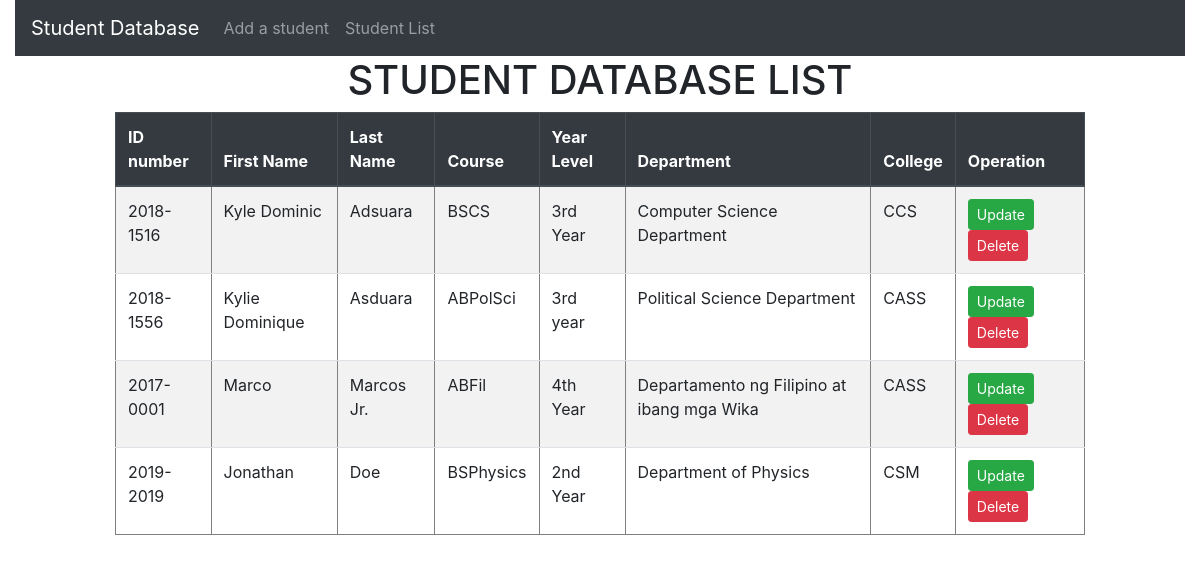
The app's page /List_page with its own data.
### tables this page shows
CREATE TABLE Students(
		idNum text PRIMARY KEY NOT NULL,
		fName varchar(25),
		lName varchar(25),
		yearLvl text,
		gender char(1),
		course varchar,
		department varchar,
		foreign key(course) references Course(courseCode),
		foreign key(department) references Department(dname));

CREATE TABLE Course(
		courseCode varchar PRIMARY KEY NOT NULL,
		cName varchar(30),
		college varchar(30),
		foreign key(college) references College(cCode));

### app.py (the view)
@app.route('/List_page')
def student_list():
	cur = get_db().cursor()
	details = cur.execute("""SELECT s.idNum, s.fName, s.lName, s.course, s.yearLvl, s.department, c.college
		FROM Students s
		LEFT JOIN Course c ON s.course=c.courseCode""")
	students = cur.fetchall()
	return render_template('list.html', students=students)

### app.py (called while the page is built)
def get_db():
    db = getattr(g, '_database', None)
    if db is None:
        db = g._database = sqlite3.connect('CRUD.db')
    return db

### templates/list.html
{% extends "layout.html" %}
{% block body %}
<div class="container-fluid">
	<div class="row">
		<div class="col-md-12">
			<nav class="navbar navbar-expand-lg navbar-dark bg-dark">
				<a class="navbar-brand" href="#">Student Database</a>
				<div class="collapse navbar-collapse" id="navbarSupportedContent">
					<ul class="navbar-nav mr-auto">
						<li class="nav-item">
							<a class="nav-link" href="/">Add a student</a>
						</li>
						<li class="nav-item">
							<a class="nav-link" href="/List_page">Student List</a>
						</li>
					</ul>
				</div>
			</nav>
		</div>
	</div>
	<div class="row">
		<div class="center">
			<h1 style="text-align:center;">STUDENT DATABASE LIST
			</h1>
		</div>
	</div>
	<div class="row">
		<div class="col-md-10 center">
			<table class="table table-striped" border=1>
				<thead class="thead-dark">
					<tr>
						<th scope="col">ID number</th>
						<th scope="col">First Name</th>
						<th scope="col">Last Name</th>
						<th scope="col">Course</th>
						<th scope="col">Year Level</th>
						<th scope="col">Department</th>
						<th scope="col">College</th>
						<th scope="col">Operation</th>
					</tr>
				</thead>
				<tbody>
					{% for student in students %}
					<tr>
						<td>{{student[0]}}</td>
						<td>{{student[1]}}</td>
						<td>{{student[2]}}</td>
						<td>{{student[3]}}</td>
						<td>{{student[4]}}</td>
						<td>{{student[5]}}</td>
						<td>{{student[6]}}</td>
						<td>
							<a href="/update/{{student.0}}" class="btn btn-success btn-sm">Update</a>
							<a href="/delete" class="btn btn-danger btn-delete btn-sm">Delete</a>
						</td>
					</tr>
					{% endfor %}
				</tbody>
			</table>
		</div>
	</div>
</div>
{% endblock %}

### templates/layout.html (shortened to what this page needs)
<!DOCTYPE html>
<html lang="en">
	<head>
    	<link rel="stylesheet" href="https://cdn.jsdelivr.net/npm/bootstrap@4.5.3/dist/css/bootstrap.min.css">
    	<link rel="stylesheet" href="{{ url_for('static', filename='main.css') }}">
	</head>
	<body>
		{% block body %}
		{% endblock %}
	</body>
</html>

### static/main.css (style rules this page uses)
.center { margin-left: auto; margin-right: auto; }

### records on screen
Students: idNum "2018-1516", fName "Kyle Dominic", lName "Adsuara", course "BSCS", yearLvl "3rd Year", department "Computer Science Department", college "CCS"
Students: idNum "2018-1556", fName "Kylie Dominique", lName "Asduara", course "ABPolSci", yearLvl "3rd year", department "Political Science Department", college "CASS"
Students: idNum "2017-0001", fName "Marco", lName "Marcos Jr.", course "ABFil", yearLvl "4th Year", department "Departamento ng Filipino at ibang mga Wika", college "CASS"
Students: idNum "2019-2019", fName "Jonathan", lName "Doe", course "BSPhysics", yearLvl "2nd Year", department "Department of Physics", college "CSM"
